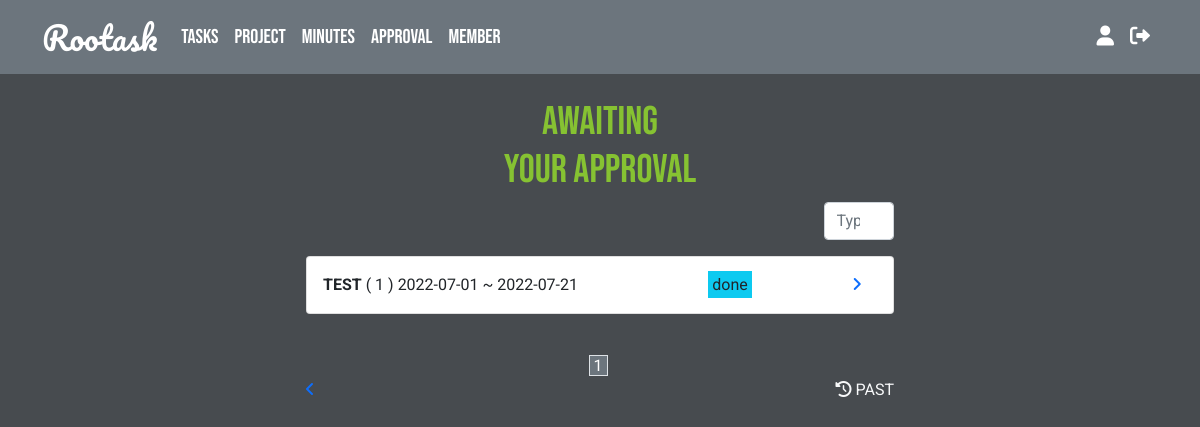
The page /views/approval-view.php (signed in) on the database its author committed.
### tables this page shows
CREATE TABLE `member` (
  `project_mem_id` int(15) NOT NULL,
  `project_man_id` int(15) NOT NULL,
  `project_id` int(15) NOT NULL,
  `member_id_1` int(15) DEFAULT NULL,
  `member_id_2` int(15) DEFAULT NULL,
  `member_id_3` int(15) DEFAULT NULL,
  `member_id_4` int(15) DEFAULT NULL,
  `member_id_5` int(15) DEFAULT NULL,
  `member_id_6` int(15) DEFAULT NULL,
  `member_id_7` int(15) DEFAULT NULL,
  `member_id_8` int(15) DEFAULT NULL,
  `member_id_9` int(15) DEFAULT NULL
);

CREATE TABLE `projects` (
  `project_id` int(5) NOT NULL,
  `user_id` int(5) NOT NULL,
  `project_name` varchar(100) NOT NULL,
  `manager_id` int(15) NOT NULL,
  `project_start` date NOT NULL,
  `project_end` date NOT NULL,
  `note` varchar(1000) NOT NULL,
  `project_status` varchar(10) NOT NULL
);

### classes/database.php (called while the page is built, shortened)
<?php
class Database {
    private $server_name = "localhost";
    private $username = "root";
    private $password = "root";
    private $db_name = "rootask";
    public function __construct(){
        $this->conn = new mysqli($this->server_name, $this->username, $this->password, $this->db_name);
    }
}
?>

### classes/project.php (called while the page is built, shortened)
<?php
require_once "database.php";
class Project extends Database {
    public function getAwaitingApprovalProjectsForPagination($user_id, $start_from, $per_page_record){
        $sql = "SELECT * FROM `projects` INNER JOIN `member` ON projects.project_id = member.project_id WHERE manager_id = $user_id AND `project_status` = 'done' ORDER BY `project_end` DESC LIMIT $start_from, $per_page_record";
        if($result = $this->conn->query($sql)){
            return $result;
        }else{
            die("Error in projects table:" . $this->conn->error);
        }
    }
    public function countAwaitingApprovalProjects($user_id){
        $sql = "SELECT COUNT(*) FROM `projects` INNER JOIN `member` ON projects.project_id = member.project_id WHERE manager_id = $user_id AND `project_status` != 'approved' AND `project_status` != 'canceled' OR member_id_1 = $user_id AND `project_status` != 'approved' AND `project_status` != 'canceled' OR member_id_2 = $user_id AND `project_status` != 'approved' AND `project_status` != 'canceled' OR member_id_3 = $user_idAND `project_status` != 'approved' AND `project_status` != 'canceled'  OR member_id_4 = $user_id AND `project_status` != 'approved' AND `project_status` != 'canceled' OR member_id_5 = $user_id AND `project_status` != 'approved' AND `project_status` != 'canceled' OR member_id_6 = $user_id AND `project_status` != 'approved' AND `project_status` != 'canceled' ORDER BY `project_end` DESC";
        if($result = $this->conn->query($sql)){
            return $result;
        }else{
            die("Error count project:" . $this->conn->error);
        }
    }
}
?>

### views/approval-view.php (the view, shortened to what this page needs)
<?php
$user_id = $_SESSION['user_id'];
require "../classes/project.php";
$projects = new Project;
$per_page_record =10;
if (isset($_GET["page"])) {
    $page  = $_GET["page"];
}
else {
    $page=1;
}
$start_from = ($page-1) * $per_page_record;
$projects_result = $projects->getAwaitingApprovalProjectsForPagination($user_id, $start_from, $per_page_record);
?>
<!DOCTYPE html>
<html lang="en">
<head>
    <link href="https://cdn.jsdelivr.net/npm/bootstrap@5.1.3/dist/css/bootstrap.min.css" rel="stylesheet">
    <link rel="stylesheet" href="https://cdnjs.cloudflare.com/ajax/libs/font-awesome/6.0.0/css/all.min.css"/>
    <link rel="stylesheet" href="../styles/style.css">
</head>
<body>
<?php
if($_SESSION['role'] == "U"){
    require_once "../navbar/nav-bar-user.php";
}else{
    require_once "../navbar/nav-bar-admin.php";
}
?>
<div  class="container-fluid">
    <main class="w-50 mx-auto m-4">
        <h1 class="text-center">AWAITING <br> YOUR APPROVAL</h1>
        <div class="row mb-2">
            <div class="col">
            </div>
            <div class="col">
                <input class="form-control w-25 ms-auto mb-2" list="datalistOptions" id="exampleDataList" placeholder="Type to search...">
            </div>
        </div>
        <?php
        while($project_row = $projects_result->fetch_assoc()){
        ?>
            <div class="card mb-3">
                <div class="card-body">
                    <div class="row">
                        <div class="col-8">
                            <span class="fs-6 fw-bold"><?= $project_row['project_name'] ?></span>
                            <span>(
                                <?php
                                $project_id = $project_row['project_id'];
                                $project_count_task = $projects->countTask($project_id);
                                print_r($project_count_task);
                                ?>
                            )</span>
                            <span class=""> <?= $project_row['project_start'] ?> ~ <?= $project_row['project_end'] ?> </span>
                        </div>
                        <div class="col-3">
                            <span class="bg-info p-1 text-center my-auto fs-6"><?= $project_row['project_status'] ?></span>
                        </div>
                        <div class="col-1">
                            <a href="project-detail.php?project_id=<?= $project_row['project_id'] ?>"><i class="fa-solid fa-angle-right"></i></a>
                        </div>
                    </div>
                </div>
            </div>
        <?php
        }
        ?>
        <div class="text-center">
            <?php
                $result = $projects->countAwaitingApprovalProjects($user_id);
                $row = $result->fetch_row();
                $total_records = $row[0];
                $total_pages = ceil($total_records / $per_page_record);
                $pagLink = "";
                for ($i=1; $i<=$total_pages; $i++) {
                if ($i == $page) {
                    $pagLink .= "<span class='border border-1 px-1 me-1 bg-secondary'><a class = 'active text-decoration-none text-white' href='approval-view.php?page=" .$i."'>".$i." </span></a>";
                }
                else  {
                    $pagLink .= "<span class='border border-1 px-1 me-1'><a class='text-decoration-none' href='approval-view.php?page=".$i."'> ".$i." </span></a>";
                }
                };
                echo $pagLink;
            ?>
        </div>
        <div class="row">
            <div class="col">
                <div><a href="dashboard-user.php"><i class="fa-solid fa-angle-left"></i></a></div>
            </div>
            <div class="col">
                <div class="text-end"><a href="project-past.php" class="text-decoration-none"> <i class="text-light fa-solid fa-clock-rotate-left"></i> <a href="approval-past.php" class="text-light text-decoration-none">PAST</a></div>
            </div>
        </div>
    </main>
</div>
</body>
</html>

### styles/style.css (style rules this page uses)
* { font-family: 'Roboto', sans-serif; }
body { background-color: #474B4F; }
h1 { color: #86C232; font-family: 'Bebas Neue', sans-serif; }

### rows shown on the page
member: project.project_name "TEST", value "1", project.project_start "2022-07-01", project.project_end "2022-07-21", project.project_status "done"
